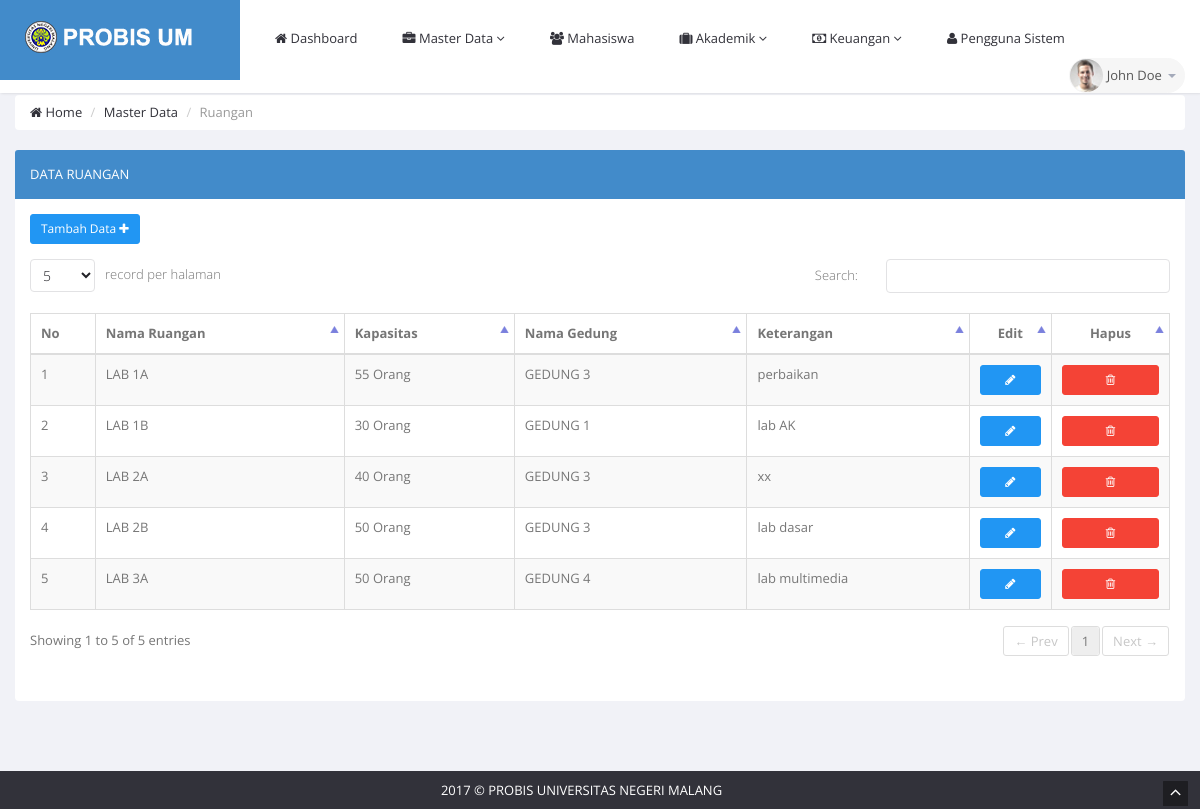
The page /?page=ruangan on the database its author committed.
### tables this page shows
CREATE TABLE `app_ruangan` (
  `ruangan_id` int(11) NOT NULL,
  `nama_ruangan` varchar(20) NOT NULL,
  `gedung_id` int(11) NOT NULL,
  `kapasitas` int(11) NOT NULL,
  `keterangan` varchar(100) NOT NULL
);

CREATE TABLE `app_gedung` (
  `gedung_id` int(11) NOT NULL,
  `nama_gedung` varchar(50) NOT NULL
);

### view/ruangan.php (the view, shortened to what this page needs)
<?php
require_once './config/db.php';
if (isset($_GET['edit'])){
    $id = base64_decode($_GET['edit']);
    $sql = $pdo->prepare("SELECT ar.keterangan,ar.nama_ruangan,ar.kapasitas,ag.nama_gedung,ar.ruangan_id,ar.gedung_id
                                              from app_ruangan as ar inner join app_gedung as ag
                                              WHERE ar.ruangan_id = $id ORDER BY nama_gedung asc");
    $sql->execute();
    $row = $sql->fetch();
    $gedung = $pdo->prepare("select * from app_gedung ORDER BY nama_gedung");
    $gedung->execute();
    if (isset($_POST['simpan'])){
        $ruangan = $_POST['ruangan'];
        $gedung = $_POST['gedung'];
        $kapasitas = $_POST['kapasitas'];
        $keterangan = $_POST['keterangan'];
            $sql = $pdo->prepare('update app_ruangan set nama_ruangan=:ruangan,gedung_id=:gedung,kapasitas=:kapasitas,keterangan=:keterangan  WHERE ruangan_id=:id');
            $sql->bindParam(':ruangan',$ruangan);
            $sql->bindParam(':gedung',$gedung);
            $sql->bindParam(':kapasitas',$kapasitas);
            $sql->bindParam(':keterangan',$keterangan);
            $sql->bindParam(':id',$id);
            $sql->execute();
        echo "<script>window.location='?page=ruangan'</script>";
    }
    ?>
    <div class="row">
        <div class="col-sm-12">
            <section class="panel panel-primary">
                <header class="panel-heading">
                    Edit Data Ruangan
                </header>
                <div class="clearfix">
                <div class="panel-body">
                    <form method="post" action="" role="form">
                        <div class="col-lg-12">
                        <table>
                            <tr>
                                <td class="col-lg-6" style="padding: 12px">Nama Ruangan</td>
                                <td class="col-lg-6" style="padding: 12px">
                                        <input type="text" name="ruangan" class="form-control" value="<?php echo $row['nama_ruangan'] ?>" required >
                                </td>
                            </tr>
                            <tr>
                                <td class="col-lg-6" style="padding: 12px">Gedung</td>
                                <td class="col-lg-6" style="padding: 12px">
                                        <select name="gedung" id="" class="form-control">
                                            <?php while($data = $gedung->fetch()) {
                                                    $list_gedung = $data['nama_gedung'];
                                                    $id = $data['gedung_id'];
                                                    ?>
                                                    <option class="form-control" value="<?php echo $id ?>" <?php echo($id==$row['gedung_id'])?'selected':'' ?> ><?php echo $list_gedung ?></option>
                                                    <?php } ?>
                                        </select>
                                </td>
                            </tr>
                            <tr>
                                <td class="col-lg-6" style="padding: 12px">Kapasitas</td>
                                <td class="col-lg-6" style="padding: 12px">
                                        <input type="text" name="kapasitas" class="form-control" value="<?php echo $row['kapasitas'] ?>" required>
                                </td>
                            </tr>
                            <tr>
                                <td class="col-lg-6" style="padding: 12px">Keterangan</td>
                                <td class="col-lg-6" style="padding: 12px">
                                        <input type="text" name="keterangan" class="form-control" value="<?php echo $row['keterangan']?>">
                                </td>
                            </tr>
                            <tr>
                                <td style="padding: 12px" class="col-lg-6">
                                    <input type="submit" name="simpan" value="Simpan" class="btn btn-sm btn-primary">
                                    <a href="?page=ruangan" class="btn btn-sm btn-warning">Batal</a>
                                </td>
                                <td></td>
                            </tr>
                        </table>
                        </div>
                    </form>
                </div>
                </div>
            </section>
        </div>
    </div>
<?php }elseif(isset($_GET['delete'])){
    $id = base64_decode($_GET['delete']);
    $sql = $pdo->prepare("delete from app_ruangan WHERE ruangan_id = $id");
    $sql->execute();
    echo "<script>window.location='?page=ruangan'</script>";
} else { ?>
<div class="row">
    <div class="col-sm-12">
        <section class="panel panel-primary">
            <header class="panel-heading">
                Data Ruangan
            </header>
            <div class="panel-body">
                <div class="adv-table editable-table ">
                    <div class="clearfix">
                        <div class="btn-group">
                            <a href="?page=ruangan&tambah_data" class="btn btn-sm btn-primary">
                                 Tambah Data <i class="fa fa-plus"></i>
                            </a>
                        </div>
                    </div>
                    <table class="table table-striped table-hover table-bordered" id="editable-sample">
                        <thead>
                        <tr>
                            <th>No</th>
                            <th>Nama Ruangan</th>
                            <th>Kapasitas</th>
                            <th>Nama Gedung</th>
                            <th>Keterangan</th>
                            <th style="text-align: center;">Edit</th>
                            <th style="text-align: center;">Hapus</th>
                        </tr>
                        </thead>
                        <tbody>
                        <?php
                        $sql = $pdo->prepare('SELECT ar.keterangan,ar.nama_ruangan,ar.kapasitas,ag.nama_gedung,ar.ruangan_id,ag.gedung_id
                                              from app_ruangan as ar inner join app_gedung as ag
                                              WHERE ar.gedung_id = ag.gedung_id ORDER BY nama_ruangan ASC ');
                        $sql->execute();
                        $no=1;
                        while ($row = $sql->fetch()){
                        ?>
                        <tr>
                            <td><?php echo $no++ ?></td>
                            <td><?php echo strtoupper($row['nama_ruangan'])?></td>
                            <td><?php echo $row['kapasitas'].' Orang' ?></td>
                            <td><?php echo strtoupper($row['nama_gedung'])?></td>
                            <td><?php echo $row['keterangan'] ?></td>
                            <td style="text-align: center;"><a href="?page=ruangan&edit=<?php echo base64_encode($row['ruangan_id'])?>"><button class="btn btn-sm btn-block btn-primary"><i class="fa fa-pencil"></i></button></a></td>
                            <td style="text-align: center;"><a onclick="return confirm('Yakin ingin hapus data ini?')" href="?page=ruangan&delete=<?php echo base64_encode($row['ruangan_id'])?>"><button class="btn btn-sm btn-block btn-danger"><i class="fa fa-trash-o"></i></button></a></td>
                        </tr>
                        <?php } ?>
                        </tbody>
                    </table>
                </div>
            </div>
        </section>
    </div>
</div>
<?php } ?>

### rows shown on the page
app_ruangan: nama_ruangan "LAB 1A", kapasitas "55", gedung.nama_gedung "GEDUNG 3", keterangan "perbaikan"
app_ruangan: nama_ruangan "LAB 1B", kapasitas "30", gedung.nama_gedung "GEDUNG 1", keterangan "lab AK"
app_ruangan: nama_ruangan "LAB 2A", kapasitas "40", gedung.nama_gedung "GEDUNG 3", keterangan "xx"
app_ruangan: nama_ruangan "LAB 2B", kapasitas "50", gedung.nama_gedung "GEDUNG 3", keterangan "lab dasar"
app_ruangan: nama_ruangan "LAB 3A", kapasitas "50", gedung.nama_gedung "GEDUNG 4", keterangan "lab multimedia"
